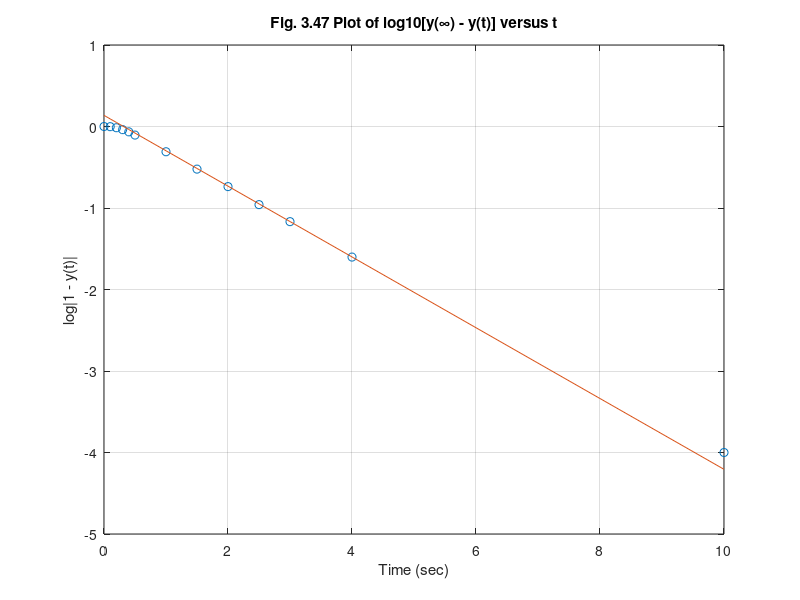

Reproduce this figure in MATLAB.
%  Figure 3.47      Feedback Control of Dynamic Systems, 4e
%                        Franklin, Powell, Emami
%
%  Example 3.28     
clf;
t=[0 .1 .2 .3 .4 .5 1 1.5 2 2.5 3 4 10];
y=[0 .005 .034 .085 .140 .215 .510 .7 .817 .890 .932 .975 .9999];
dy=ones(1,13)-y;
A=-1.37;     % adjust A & alpha to get best fit
alpha=1.;     % to the data by trial and error
axis([0 6 -2 1])
fity=-A*exp(-alpha*t);
dyl=log10(dy);
fityl=log10(fity);
plot(t,dyl,'o',t,fityl,'-');
grid on;
title('Fig. 3.47 Plot of log10[y(\infty) - y(t)] versus t');
ylabel('log|1 - y(t)|');
xlabel('Time (sec)');
